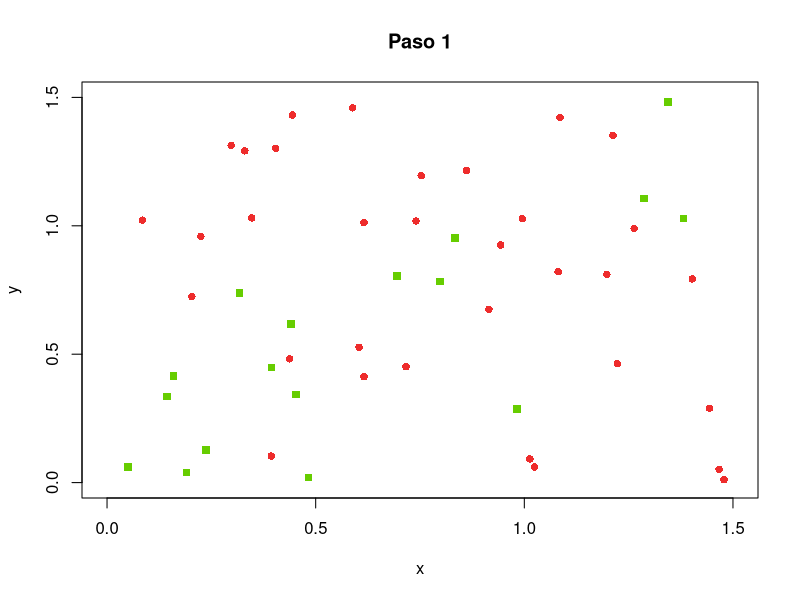
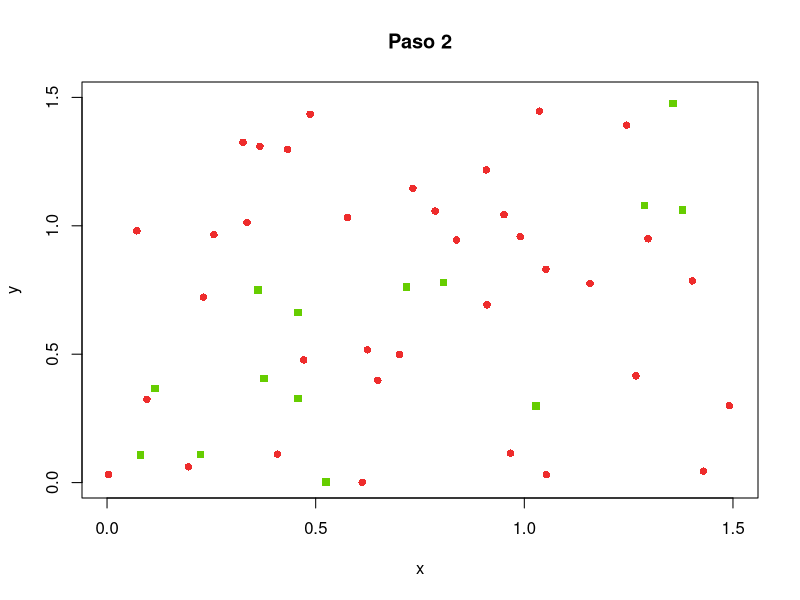
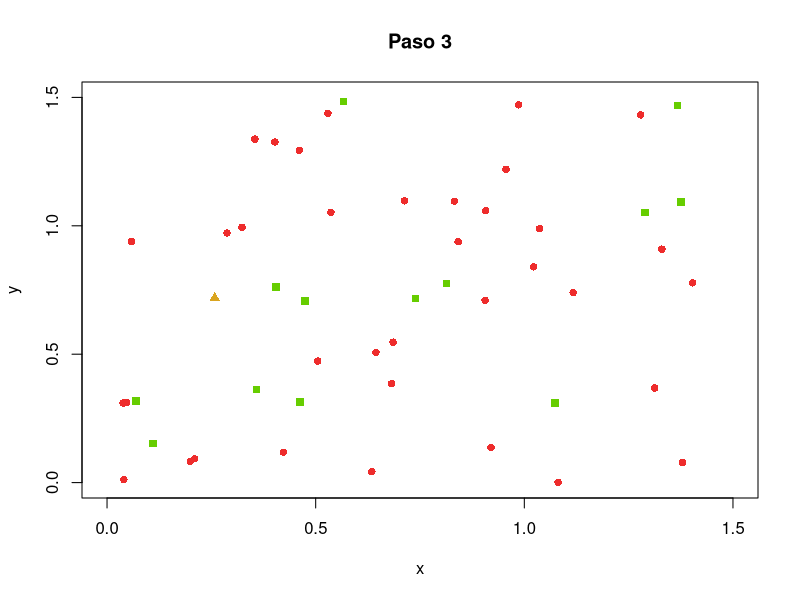
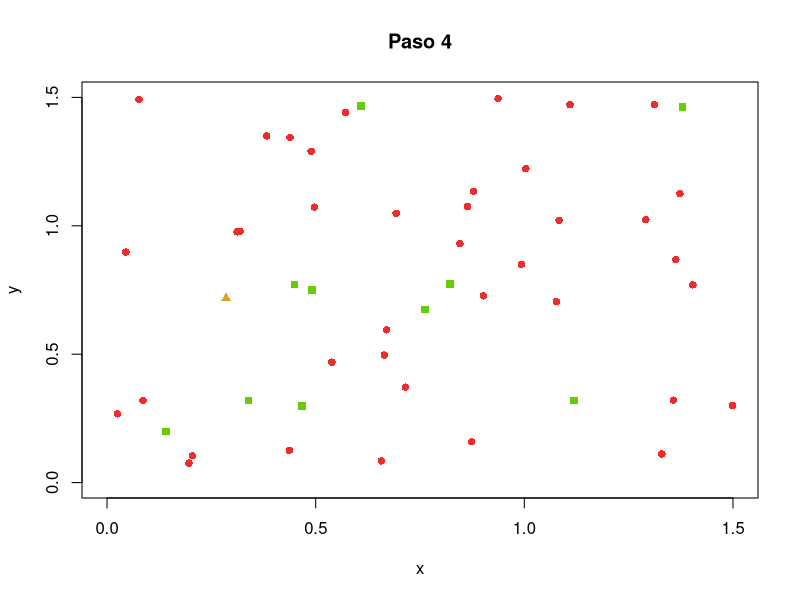
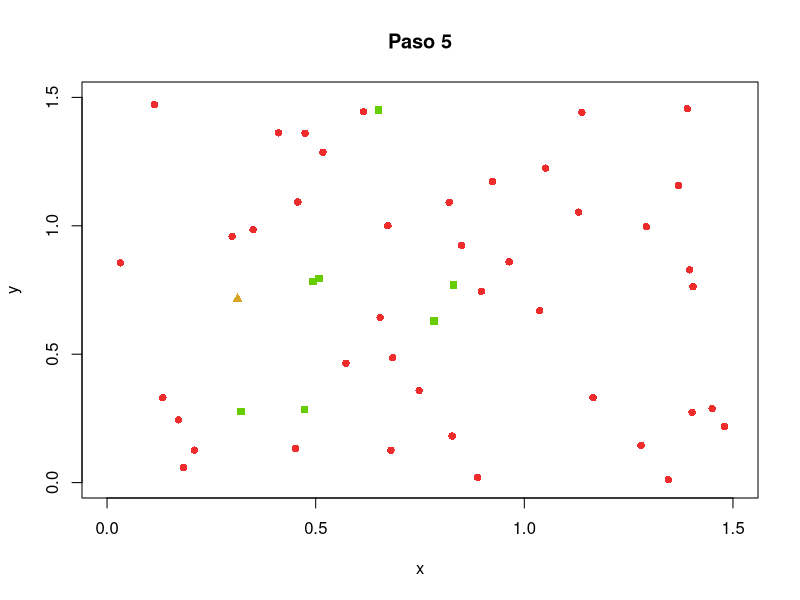
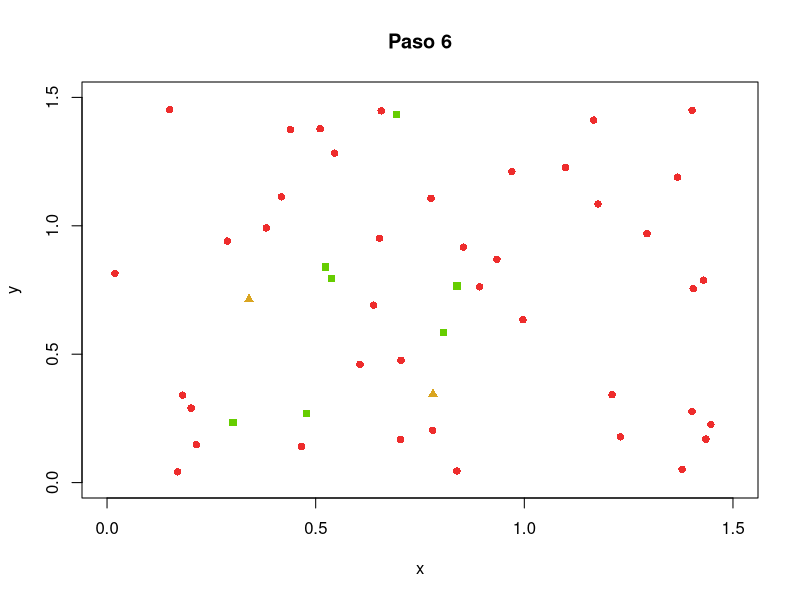
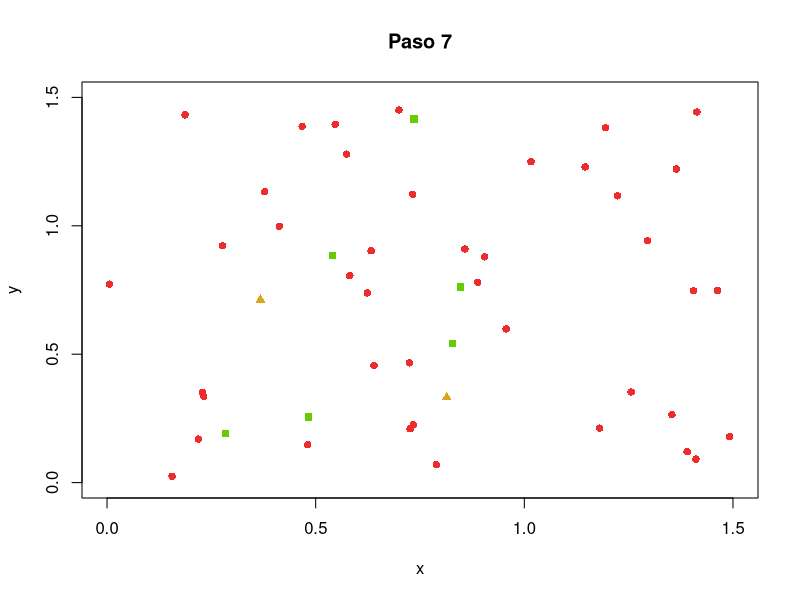
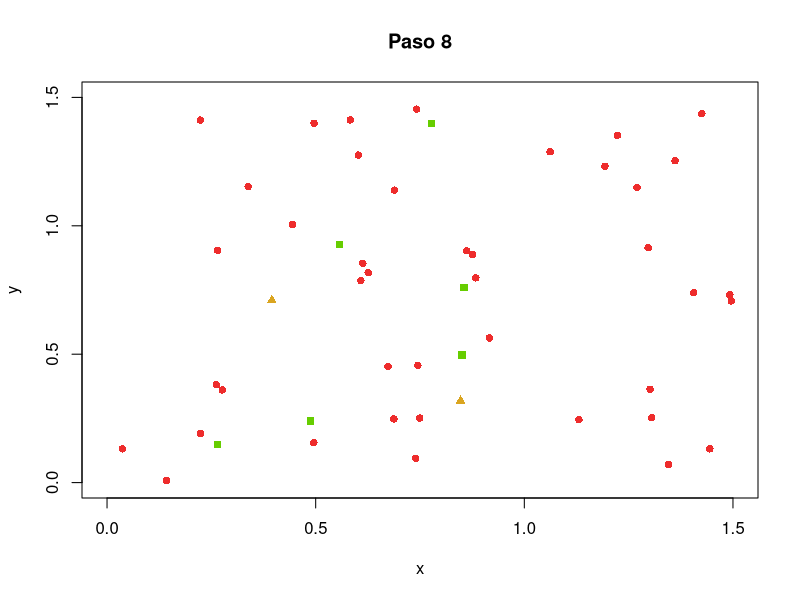

Write the R code that produced these figures, in order. (Note: this script raises an error after producing the figures.)
#suppressMessages(library(parallel))

l <- 1.5
n <- 50
pi <- 0.05
pr <- 0.02
v <- l / 30
r <- 0.1
tmax <- 100

impr = TRUE
replicas = 3
exper = data.frame(rep = numeric(), time=numeric()  )
data = c(0, 1, 2)
pc = pi
pv = 0
probs = c(1 - (pc +pv), pc, pv)
procesaContagio  <- function(y)
{
                                        #contagio por linea de barrido
    ordatos = agentes[order(agentes$x),] #ordenar los datos por el eje x
    cercanos = data.frame(i=numeric(),x=numeric(),y=numeric(), estado=numeric()) # los más cercanos a la linea de barrido que tal ue su distancia a la linea de barrido es menor al umbral
    for(i in 1:n){ #recorrido de los puntos ordenados
        ap = cbind(i,ordatos[i,]) #actual point
        if(nrow(cercanos) > 0){ # si hay puntos cercanos a la linea de barrido
                                        #actualizamos los cercanos al nuevo putno de la linea
            cercanos= cercanos[which(cercanos$x>(ap$x-r)),] 
                                        #calculo de la distancia de los cercanos al punto actual en la linea de barrido
            d = sqrt((rep(ap$x, nrow(cercanos))-cercanos$x)**2)+((rep(ap$y,nrow(cercanos))-cercanos$y)**2)
            md = which(d<r)
                                        #si hay alguien en el rango del umbral
            if(any(md > 0)){
                dist = d[md]
                li = cbind(cercanos[md,] , dist )            
                if(ap$estado == 1){
                    if( any(li$estado==0) ){
                        aux = li[which(li$estado == 0),]
                        dl = (rep(r, nrow(aux)) - aux$dist) / rep(r, nrow(aux))
                        probl = runif(nrow(aux))
                                        #probc <- ( runif(nrow(aux)) < (rep(r, nrow(aux)) - aux$dist) / rep(r, nrow(aux)) )
                        probc= probl < dl
                        ordatos[aux$i,]$estado = ifelse(probc,1,0)                       
                    }
                    if (runif(1) < pr) {
                        ordatos[i,]$estado = 2 # recupera
                    }
                }
                if(ap$estado == 0) {
                    if( any(li$estado==1) ){                        
                        aux = li[which(li$estado == 0),]
                        probc <- ( runif(nrow(aux)) < (rep(r, nrow(aux)) - aux$dist) / rep(r, nrow(aux)) )
                        ordatos[i,]$estado = ifelse(any(probc==TRUE),1,0)
                    }
                }
            }
            
            
        }
        cercanos = rbind(cercanos,ap) #agregar punto actual a cercanos.
    }
    agentes$estado <<- ordatos[order(as.numeric(row.names(ordatos))),]$estado
    agentes$x <<- agentes$x + agentes$dx 
    agentes$y <<- agentes$y + agentes$dy
    if( any(agentes$x > l) ){
        agentes[which(agentes$x > l),]$x <<- agentes[which(agentes$x > l),]$x - l
    }
    if( any(agentes$x < 0) ){
        agentes[which(agentes$x < 0),]$x <<- agentes[which(agentes$x < 0),]$x + l
    }
    if( any(agentes$y > l) ){
        agentes[which(agentes$y > l),]$y <<- agentes[which(agentes$y > l),]$y - l
    }
    if( any(agentes$y < 0) ){
        agentes[which(agentes$y < 0),]$y <<- agentes[which(agentes$y < 0),]$y + l
    }
}

for(r in 1:replicas){
    inic = proc.time()
    agentes <<- data.frame(x = runif(n,0,l), y = runif(n,0,l), dx = runif(n, -v, v), dy = runif(n, -v, v), estado  = sample(data, n, replace=TRUE, probs)  )
    epidemia <- integer()
    inmunes <- integer()
    saludables <- integer()
    digitos <- floor(log(tmax, 10)) + 1   

    for (tiempo in 1:tmax) {
                                        #print(paste("Tiempo",tiempo))
        infectados <- nrow(agentes[agentes$estado == 1,])
        epidemia <- c(epidemia, infectados)
        recuperados <- nrow(agentes[agentes$estado == 2,])
        inmunes <- c(inmunes, recuperados)
        sanos <- nrow(agentes[agentes$estado == 0,])
        saludables <- c(saludables, sanos)
        
        if (infectados == 0) {
            break
        }
        if (tiempo==1) {
            print(agentes[1:n,])
        }
        procesaContagio(tiempo)        
        if (tiempo==1) {
            print(agentes[1:n,])
        }
        aS <- agentes[agentes$estado == 0,]
        aI <- agentes[agentes$estado == 1,]
        aR <- agentes[agentes$estado == 2,]
        if(impr){
            tl <- paste(tiempo, "", sep="")
            while (nchar(tl) < digitos) {
                tl <- paste("0", tl, sep="")
            }
            salida <- paste("p6_t", tl, ".png", sep="")
            tiempo <- paste("Paso", tiempo)
            png(salida)
            plot(l, type="n", main=tiempo, xlim=c(0, l), ylim=c(0, l), xlab="x", ylab="y")
            if (dim(aS)[1] > 0) {
                points(aS$x, aS$y, pch=15, col="chartreuse3", bg="chartreuse3")
            }
            if (dim(aI)[1] > 0) {
                points(aI$x, aI$y, pch=16, col="firebrick2", bg="firebrick2")
            }
            if (dim(aR)[1] > 0) {
                points(aR$x, aR$y, pch=17, col="goldenrod", bg="goldenrod")
            }
            graphics.off()
        }
    }
    exper = rbind(exper, c(r,(proc.time()- inic)[3]))
    png(paste("p6ldb", r, ".png",sep=""), width=1800, height=900)
    plot(1:length(epidemia), 100 * epidemia / n, pch=16 , col="firebrick2", ylim=c(0,100), xlab="Tiempo", ylab="Porcentaje")
    points(1:length(inmunes), 100 *inmunes / n, pch=17, col="goldenrod")
    points(1:length(saludables), 100 *saludables / n, pch=15, col="chartreuse3")
    graphics.off()
}
write.csv(exper, "datosldb.csv")
print(exper)
